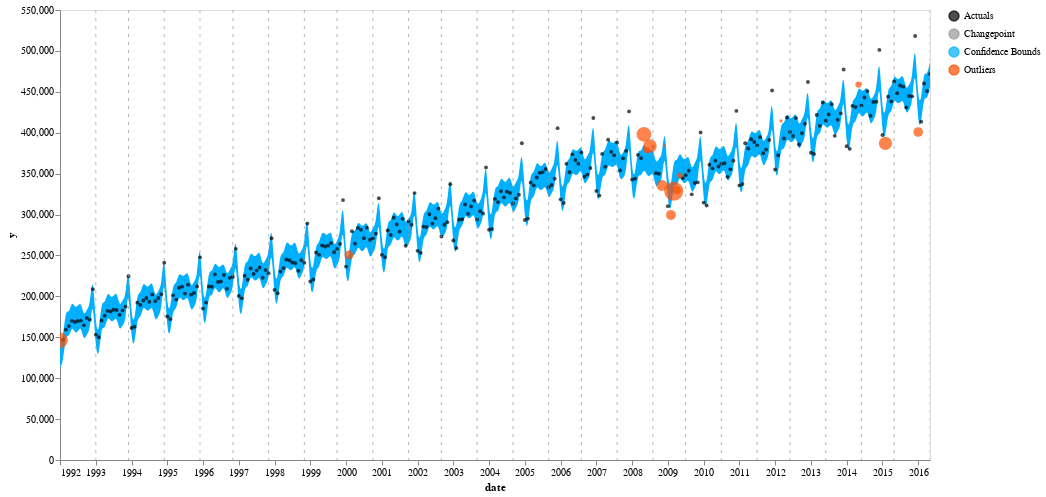

The notebook cell this image was saved under:
### Markdown cell above
## Detect Anomalies & Plot Results

Behind the scenes, .detect_anomalies() fits Prophet's modeling pipeline to create trend curves and 95% confidence intervals that can be used to detect unusual behavior.

### Code cell
detector.detect_anomalies()
detector.plot_anomalies()

### Figure 1 — Vega-Lite specification as saved in the notebook (floating-point values rounded to 4 significant figures; data arrays with more than 128 entries replaced by an {"elided": "..."} marker saying what was removed)
{"config": {"view": {"continuousWidth": 400, "continuousHeight": 300}, "axis": {"grid": false}}, "layer": [{"data": {"name": "data-a0c5d12c8ef28a6dadcb5ace37f64b2d"}, "mark": {"type": "area", "interpolate": "basis"}, "encoding": {"color": {"type": "nominal", "field": "name", "legend": {"title": null}, "scale": {"range": ["#000000", "#999999", "#00b0ff", "#ff4f00"]}}, "tooltip": [{"type": "temporal", "field": "ds"}, {"type": "quantitative", "field": "actuals"}, {"type": "quantitative", "field": "yhat_lower"}, {"type": "quantitative", "field": "yhat_upper"}], "x": {"type": "temporal", "field": "ds", "title": "date"}, "y": {"type": "quantitative", "field": "yhat_upper"}, "y2": {"field": "yhat_lower"}}, "selection": {"selector007": {"type": "interval", "bind": "scales", "encodings": ["x", "y"]}}, "transform": [{"calculate": "\"Confidence Bounds\"", "as": "name"}]}, {"data": {"name": "data-aa5dd0cc3d9ad4b11ddbc77ed1c88a9e"}, "mark": {"type": "circle", "color": "Black", "opacity": 0.7, "size": 15}, "encoding": {"color": {"type": "nominal", "field": "name", "legend": {"title": null}}, "tooltip": [{"type": "temporal", "field": "ds"}, {"type": "quantitative", "field": "actuals"}, {"type": "quantitative", "field": "yhat_lower"}, {"type": "quantitative", "field": "yhat_upper"}], "x": {"type": "temporal", "field": "ds"}, "y": {"type": "quantitative", "field": "actuals", "title": "y"}}, "selection": {"selector008": {"type": "interval", "bind": "scales", "encodings": ["x", "y"]}}, "transform": [{"calculate": "\"Actuals\"", "as": "name"}]}, {"data": {"name": "data-eae5e99e4e5e01a0f6e3ca952fb4c195"}, "mark": {"type": "circle", "color": "Red", "size": 30}, "encoding": {"color": {"type": "nominal", "field": "name", "legend": {"title": null}}, "size": {"type": "quantitative", "field": "abs_anomaly_score", "legend": null}, "tooltip": [{"type": "temporal", "field": "ds"}, {"type": "quantitative", "field": "actuals"}, {"type": "quantitative", "field": "yhat_lower"}, {"type": "quantitative", "field": "yhat_upper"}, {"type": "quantitative", "field": "anomaly_score"}], "x": {"type": "temporal", "field": "ds"}, "y": {"type": "quantitative", "field": "actuals", "title": "y"}}, "selection": {"selector009": {"type": "interval", "bind": "scales", "encodings": ["x", "y"]}}, "transform": [{"calculate": "\"Outliers\"", "as": "name"}]}, {"data": {"name": "data-0d189cd2631ddca7a5c93bd128069ec1"}, "mark": {"type": "rule", "color": "lightgray", "size": 0.7, "strokeDash": [3, 5]}, "encoding": {"color": {"type": "nominal", "field": "name", "legend": {"title": null}}, "tooltip": [{"type": "temporal", "field": "ds"}], "x": {"type": "temporal", "field": "ds"}}, "selection": {"selector010": {"type": "interval", "bind": "scales", "encodings": ["x", "y"]}}, "transform": [{"calculate": "\"Changepoint\"", "as": "name"}]}], "height": 450, "width": 870, "$schema": "https://vega.github.io/schema/vega-lite/v4.8.1.json", "datasets": {"data-a0c5d12c8ef28a6dadcb5ace37f64b2d": {"elided": "293 records"}, "data-aa5dd0cc3d9ad4b11ddbc77ed1c88a9e": {"elided": "277 records"}, "data-eae5e99e4e5e01a0f6e3ca952fb4c195": [{"ds": "1992-01-01T00:00:00", "trend": 163000.0, "yhat_lower": 113400.0, "yhat_upper": 143000.0, "trend_lower": 163000.0, "trend_upper": 163000.0, "additive_terms": -34250.0, "additive_terms_lower": -34250.0, "additive_terms_upper": -34250.0, "yearly": -34250.0, "yearly_lower": -34250.0, "yearly_upper": -34250.0, "multiplicative_terms": 0.0, "multiplicative_terms_lower": 0.0, "multiplicative_terms_upper": 0.0, "yhat": 128700.0, "actuals": 146376, "anomaly_score": 0.02385, "changepoint_flag": 0, "abs_anomaly_score": 0.02385}, {"ds": "2000-02-01T00:00:00", "trend": 263400.0, "yhat_lower": 218300.0, "yhat_upper": 248700.0, "trend_lower": 263400.0, "trend_upper": 263400.0, "additive_terms": -30490.0, "additive_terms_lower": -30490.0, "additive_terms_upper": -30490.0, "yearly": -30490.0, "yearly_lower": -30490.0, "yearly_upper": -30490.0, "multiplicative_terms": 0.0, "multiplicative_terms_lower": 0.0, "multiplicative_terms_upper": 0.0, "yhat": 233000.0, "actuals": 250580, "anomaly_score": 0.007625, "changepoint_flag": 0, "abs_anomaly_score": 0.007625}, {"ds": "2008-05-01T00:00:00", "trend": 361100.0, "yhat_lower": 357100.0, "yhat_upper": 389700.0, "trend_lower": 361100.0, "trend_upper": 361100.0, "additive_terms": 12470.0, "additive_terms_lower": 12470.0, "additive_terms_upper": 12470.0, "yearly": 12470.0, "yearly_lower": 12470.0, "yearly_upper": 12470.0, "multiplicative_terms": 0.0, "multiplicative_terms_lower": 0.0, "multiplicative_terms_upper": 0.0, "yhat": 373600.0, "actuals": 397969, "anomaly_score": 0.02113, "changepoint_flag": 0, "abs_anomaly_score": 0.02113}, {"ds": "2008-06-01T00:00:00", "trend": 360200.0, "yhat_lower": 347800.0, "yhat_upper": 377300.0, "trend_lower": 360200.0, "trend_upper": 360200.0, "additive_terms": 2647.0, "additive_terms_lower": 2647.0, "additive_terms_upper": 2647.0, "yearly": 2647.0, "yearly_lower": 2647.0, "yearly_upper": 2647.0, "multiplicative_terms": 0.0, "multiplicative_terms_lower": 0.0, "multiplicative_terms_upper": 0.0, "yhat": 362900.0, "actuals": 378490, "anomaly_score": 0.003249, "changepoint_flag": 0, "abs_anomaly_score": 0.003249}, {"ds": "2008-07-01T00:00:00", "trend": 359400.0, "yhat_lower": 346100.0, "yhat_upper": 377100.0, "trend_lower": 359400.0, "trend_upper": 359400.0, "additive_terms": 2452.0, "additive_terms_lower": 2452.0, "additive_terms_upper": 2452.0, "yearly": 2452.0, "yearly_lower": 2452.0, "yearly_upper": 2452.0, "multiplicative_terms": 0.0, "multiplicative_terms_lower": 0.0, "multiplicative_terms_upper": 0.0, "yhat": 361800.0, "actuals": 383686, "anomaly_score": 0.01755, "changepoint_flag": 0, "abs_anomaly_score": 0.01755}, {"ds": "2008-08-01T00:00:00", "trend": 358500.0, "yhat_lower": 353500.0, "yhat_upper": 382500.0, "trend_lower": 358500.0, "trend_upper": 358500.0, "additive_terms": 8688.0, "additive_terms_lower": 8688.0, "additive_terms_upper": 8688.0, "yearly": 8688.0, "yearly_lower": 8688.0, "yearly_upper": 8688.0, "multiplicative_terms": 0.0, "multiplicative_terms_lower": 0.0, "multiplicative_terms_upper": 0.0, "yhat": 367200.0, "actuals": 382852, "anomaly_score": 0.000987, "changepoint_flag": 1, "abs_anomaly_score": 0.000987}, {"ds": "2008-11-01T00:00:00", "trend": 356000.0, "yhat_lower": 339400.0, "yhat_upper": 369800.0, "trend_lower": 356000.0, "trend_upper": 356000.0, "additive_terms": -1433.0, "additive_terms_lower": -1433.0, "additive_terms_upper": -1433.0, "yearly": -1433.0, "yearly_lower": -1433.0, "yearly_upper": -1433.0, "multiplicative_terms": 0.0, "multiplicative_terms_lower": 0.0, "multiplicative_terms_upper": 0.0, "yhat": 354500.0, "actuals": 335571, "anomaly_score": -0.01129, "changepoint_flag": 0, "abs_anomaly_score": 0.01129}, {"ds": "2008-12-01T00:00:00", "trend": 355100.0, "yhat_lower": 384400.0, "yhat_upper": 414800.0, "trend_lower": 355100.0, "trend_upper": 355100.0, "additive_terms": 44470.0, "additive_terms_lower": 44470.0, "additive_terms_upper": 44470.0, "yearly": 44470.0, "yearly_lower": 44470.0, "yearly_upper": 44470.0, "multiplicative_terms": 0.0, "multiplicative_terms_lower": 0.0, "multiplicative_terms_upper": 0.0, "yhat": 399600.0, "actuals": 384286, "anomaly_score": -0.0001747, "changepoint_flag": 0, "abs_anomaly_score": 0.0001747}, {"ds": "2009-02-01T00:00:00", "trend": 353400.0, "yhat_lower": 302300.0, "yhat_upper": 331000.0, "trend_lower": 353400.0, "trend_upper": 353400.0, "additive_terms": -36610.0, "additive_terms_lower": -36610.0, "additive_terms_upper": -36610.0, "yearly": -36610.0, "yearly_lower": -36610.0, "yearly_upper": -36610.0, "multiplicative_terms": 0.0, "multiplicative_terms_lower": 0.0, "multiplicative_terms_upper": 0.0, "yhat": 316800.0, "actuals": 299488, "anomaly_score": -0.00931, "changepoint_flag": 0, "abs_anomaly_score": 0.00931}, {"ds": "2009-03-01T00:00:00", "trend": 352600.0, "yhat_lower": 340500.0, "yhat_upper": 369600.0, "trend_lower": 352600.0, "trend_upper": 352600.0, "additive_terms": 2781.0, "additive_terms_lower": 2781.0, "additive_terms_upper": 2781.0, "yearly": 2781.0, "yearly_lower": 2781.0, "yearly_upper": 2781.0, "multiplicative_terms": 0.0, "multiplicative_terms_lower": 0.0, "multiplicative_terms_upper": 0.0, "yhat": 355400.0, "actuals": 328568, "anomaly_score": -0.03508, "changepoint_flag": 0, "abs_anomaly_score": 0.03508}, {"ds": "2009-04-01T00:00:00", "trend": 351800.0, "yhat_lower": 331900.0, "yhat_upper": 363600.0, "trend_lower": 351800.0, "trend_upper": 351800.0, "additive_terms": -3615.0, "additive_terms_lower": -3615.0, "additive_terms_upper": -3615.0, "yearly": -3615.0, "yearly_lower": -3615.0, "yearly_upper": -3615.0, "multiplicative_terms": 0.0, "multiplicative_terms_lower": 0.0, "multiplicative_terms_upper": 0.0, "yhat": 348200.0, "actuals": 329866, "anomaly_score": -0.005985, "changepoint_flag": 0, "abs_anomaly_score": 0.005985}, {"ds": "2009-05-01T00:00:00", "trend": 350900.0, "yhat_lower": 348900.0, "yhat_upper": 377400.0, "trend_lower": 350900.0, "trend_upper": 350900.0, "additive_terms": 12360.0, "additive_terms_lower": 12360.0, "additive_terms_upper": 12360.0, "yearly": 12360.0, "yearly_lower": 12360.0, "yearly_upper": 12360.0, "multiplicative_terms": 0.0, "multiplicative_terms_lower": 0.0, "multiplicative_terms_upper": 0.0, "yhat": 363300.0, "actuals": 347768, "anomaly_score": -0.003221, "changepoint_flag": 0, "abs_anomaly_score": 0.003221}, {"ds": "2012-03-01T00:00:00", "trend": 394500.0, "yhat_lower": 383900.0, "yhat_upper": 414000.0, "trend_lower": 394500.0, "trend_upper": 394500.0, "additive_terms": 4509.0, "additive_terms_lower": 4509.0, "additive_terms_upper": 4509.0, "yearly": 4509.0, "yearly_lower": 4509.0, "yearly_upper": 4509.0, "multiplicative_terms": 0.0, "multiplicative_terms_lower": 0.0, "multiplicative_terms_upper": 0.0, "yhat": 399100.0, "actuals": 414275, "anomaly_score": 0.0007459, "changepoint_flag": 0, "abs_anomaly_score": 0.0007459}, {"ds": "2014-05-01T00:00:00", "trend": 430000.0, "yhat_lower": 427600.0, "yhat_upper": 457300.0, "trend_lower": 430000.0, "trend_upper": 430000.0, "additive_terms": 12270.0, "additive_terms_lower": 12270.0, "additive_terms_upper": 12270.0, "yearly": 12270.0, "yearly_lower": 12270.0, "yearly_upper": 12270.0, "multiplicative_terms": 0.0, "multiplicative_terms_lower": 0.0, "multiplicative_terms_upper": 0.0, "yhat": 442300.0, "actuals": 458822, "anomaly_score": 0.003308, "changepoint_flag": 0, "abs_anomaly_score": 0.003308}, {"ds": "2015-02-01T00:00:00", "trend": 441000.0, "yhat_lower": 393500.0, "yhat_upper": 423200.0, "trend_lower": 441000.0, "trend_upper": 441000.0, "additive_terms": -32530.0, "additive_terms_lower": -32530.0, "additive_terms_upper": -32530.0, "yearly": -32530.0, "yearly_lower": -32530.0, "yearly_upper": -32530.0, "multiplicative_terms": 0.0, "multiplicative_terms_lower": 0.0, "multiplicative_terms_upper": 0.0, "yhat": 408500.0, "actuals": 386935, "anomaly_score": -0.01677, "changepoint_flag": 0, "abs_anomaly_score": 0.01677}, {"ds": "2016-01-01T00:00:00", "trend": 454300.0, "yhat_lower": 404500.0, "yhat_upper": 435700.0, "trend_lower": 454300.0, "trend_upper": 454300.0, "additive_terms": -34250.0, "additive_terms_lower": -34250.0, "additive_terms_upper": -34250.0, "yearly": -34250.0, "yearly_lower": -34250.0, "yearly_upper": -34250.0, "multiplicative_terms": 0.0, "multiplicative_terms_lower": 0.0, "multiplicative_terms_upper": 0.0, "yhat": 420100.0, "actuals": 400928, "anomaly_score": -0.008778, "changepoint_flag": 0, "abs_anomaly_score": 0.008778}], "data-0d189cd2631ddca7a5c93bd128069ec1": [{"ds": "1993-01-01T00:00:00", "trend": 175300.0, "yhat_lower": 130800.0, "yhat_upper": 160000.0, "trend_lower": 175300.0, "trend_upper": 175300.0, "additive_terms": -29930.0, "additive_terms_lower": -29930.0, "additive_terms_upper": -29930.0, "yearly": -29930.0, "yearly_lower": -29930.0, "yearly_upper": -29930.0, "multiplicative_terms": 0.0, "multiplicative_terms_lower": 0.0, "multiplicative_terms_upper": 0.0, "yhat": 145400.0, "actuals": 153221, "anomaly_score": 0.0, "changepoint_flag": 1, "abs_anomaly_score": 0.0}, {"ds": "1993-12-01T00:00:00", "trend": 186600.0, "yhat_lower": 218200.0, "yhat_upper": 248400.0, "trend_lower": 186600.0, "trend_upper": 186600.0, "additive_terms": 46610.0, "additive_terms_lower": 46610.0, "additive_terms_upper": 46610.0, "yearly": 46610.0, "yearly_lower": 46610.0, "yearly_upper": 46610.0, "multiplicative_terms": 0.0, "multiplicative_terms_lower": 0.0, "multiplicative_terms_upper": 0.0, "yhat": 233200.0, "actuals": 224540, "anomaly_score": 0.0, "changepoint_flag": 1, "abs_anomaly_score": 0.0}, {"ds": "1994-12-01T00:00:00", "trend": 199000.0, "yhat_lower": 232100.0, "yhat_upper": 263000.0, "trend_lower": 199000.0, "trend_upper": 199000.0, "additive_terms": 48730.0, "additive_terms_lower": 48730.0, "additive_terms_upper": 48730.0, "yearly": 48730.0, "yearly_lower": 48730.0, "yearly_upper": 48730.0, "multiplicative_terms": 0.0, "multiplicative_terms_lower": 0.0, "multiplicative_terms_upper": 0.0, "yhat": 247700.0, "actuals": 241111, "anomaly_score": 0.0, "changepoint_flag": 1, "abs_anomaly_score": 0.0}, {"ds": "1995-12-01T00:00:00", "trend": 211300.0, "yhat_lower": 247200.0, "yhat_upper": 276400.0, "trend_lower": 211300.0, "trend_upper": 211300.0, "additive_terms": 50820.0, "additive_terms_lower": 50820.0, "additive_terms_upper": 50820.0, "yearly": 50820.0, "yearly_lower": 50820.0, "yearly_upper": 50820.0, "multiplicative_terms": 0.0, "multiplicative_terms_lower": 0.0, "multiplicative_terms_upper": 0.0, "yhat": 262100.0, "actuals": 247491, "anomaly_score": 0.0, "changepoint_flag": 1, "abs_anomaly_score": 0.0}, {"ds": "1996-11-01T00:00:00", "trend": 222700.0, "yhat_lower": 206300.0, "yhat_upper": 236200.0, "trend_lower": 222700.0, "trend_upper": 222700.0, "additive_terms": -1433.0, "additive_terms_lower": -1433.0, "additive_terms_upper": -1433.0, "yearly": -1433.0, "yearly_lower": -1433.0, "yearly_upper": -1433.0, "multiplicative_terms": 0.0, "multiplicative_terms_lower": 0.0, "multiplicative_terms_upper": 0.0, "yhat": 221200.0, "actuals": 223953, "anomaly_score": 0.0, "changepoint_flag": 1, "abs_anomaly_score": 0.0}, {"ds": "1997-11-01T00:00:00", "trend": 235100.0, "yhat_lower": 217800.0, "yhat_upper": 248900.0, "trend_lower": 235100.0, "trend_upper": 235100.0, "additive_terms": -1910.0, "additive_terms_lower": -1910.0, "additive_terms_upper": -1910.0, "yearly": -1910.0, "yearly_lower": -1910.0, "yearly_upper": -1910.0, "multiplicative_terms": 0.0, "multiplicative_terms_lower": 0.0, "multiplicative_terms_upper": 0.0, "yhat": 233200.0, "actuals": 228284, "anomaly_score": 0.0, "changepoint_flag": 1, "abs_anomaly_score": 0.0}, {"ds": "1998-11-01T00:00:00", "trend": 247700.0, "yhat_lower": 230300.0, "yhat_upper": 260900.0, "trend_lower": 247700.0, "trend_upper": 247700.0, "additive_terms": -2335.0, "additive_terms_lower": -2335.0, "additive_terms_upper": -2335.0, "yearly": -2335.0, "yearly_lower": -2335.0, "yearly_upper": -2335.0, "multiplicative_terms": 0.0, "multiplicative_terms_lower": 0.0, "multiplicative_terms_upper": 0.0, "yhat": 245400.0, "actuals": 240991, "anomaly_score": 0.0, "changepoint_flag": 1, "abs_anomaly_score": 0.0}, {"ds": "1999-10-01T00:00:00", "trend": 259200.0, "yhat_lower": 239100.0, "yhat_upper": 268500.0, "trend_lower": 259200.0, "trend_upper": 259200.0, "additive_terms": -6010.0, "additive_terms_lower": -6010.0, "additive_terms_upper": -6010.0, "yearly": -6010.0, "yearly_lower": -6010.0, "yearly_upper": -6010.0, "multiplicative_terms": 0.0, "multiplicative_terms_lower": 0.0, "multiplicative_terms_upper": 0.0, "yhat": 253200.0, "actuals": 258040, "anomaly_score": 0.0, "changepoint_flag": 1, "abs_anomaly_score": 0.0}, {"ds": "2000-10-01T00:00:00", "trend": 271800.0, "yhat_lower": 254500.0, "yhat_upper": 285300.0, "trend_lower": 271800.0, "trend_upper": 271800.0, "additive_terms": -2353.0, "additive_terms_lower": -2353.0, "additive_terms_upper": -2353.0, "yearly": -2353.0, "yearly_lower": -2353.0, "yearly_upper": -2353.0, "multiplicative_terms": 0.0, "multiplicative_terms_lower": 0.0, "multiplicative_terms_upper": 0.0, "yhat": 269500.0, "actuals": 270899, "anomaly_score": 0.0, "changepoint_flag": 1, "abs_anomaly_score": 0.0}, {"ds": "2001-10-01T00:00:00", "trend": 284200.0, "yhat_lower": 265800.0, "yhat_upper": 296700.0, "trend_lower": 284200.0, "trend_upper": 284200.0, "additive_terms": -3582.0, "additive_terms_lower": -3582.0, "additive_terms_upper": -3582.0, "yearly": -3582.0, "yearly_lower": -3582.0, "yearly_upper": -3582.0, "multiplicative_terms": 0.0, "multiplicative_terms_lower": 0.0, "multiplicative_terms_upper": 0.0, "yhat": 280600.0, "actuals": 291596, "anomaly_score": 0.0, "changepoint_flag": 1, "abs_anomaly_score": 0.0}, {"ds": "2002-09-01T00:00:00", "trend": 295500.0, "yhat_lower": 267200.0, "yhat_upper": 296600.0, "trend_lower": 295500.0, "trend_upper": 295500.0, "additive_terms": -13150.0, "additive_terms_lower": -13150.0, "additive_terms_upper": -13150.0, "yearly": -13150.0, "yearly_lower": -13150.0, "yearly_upper": -13150.0, "multiplicative_terms": 0.0, "multiplicative_terms_lower": 0.0, "multiplicative_terms_upper": 0.0, "yhat": 282300.0, "actuals": 273189, "anomaly_score": 0.0, "changepoint_flag": 1, "abs_anomaly_score": 0.0}, {"ds": "2003-09-01T00:00:00", "trend": 307900.0, "yhat_lower": 278300.0, "yhat_upper": 308600.0, "trend_lower": 307900.0, "trend_upper": 307900.0, "additive_terms": -13660.0, "additive_terms_lower": -13660.0, "additive_terms_upper": -13660.0, "yearly": -13660.0, "yearly_lower": -13660.0, "yearly_upper": -13660.0, "multiplicative_terms": 0.0, "multiplicative_terms_lower": 0.0, "multiplicative_terms_upper": 0.0, "yhat": 294200.0, "actuals": 293890, "anomaly_score": 0.0, "changepoint_flag": 1, "abs_anomaly_score": 0.0}, {"ds": "2004-09-01T00:00:00", "trend": 326100.0, "yhat_lower": 298700.0, "yhat_upper": 329700.0, "trend_lower": 326100.0, "trend_upper": 326100.0, "additive_terms": -12200.0, "additive_terms_lower": -12200.0, "additive_terms_upper": -12200.0, "yearly": -12200.0, "yearly_lower": -12200.0, "yearly_upper": -12200.0, "multiplicative_terms": 0.0, "multiplicative_terms_lower": 0.0, "multiplicative_terms_upper": 0.0, "yhat": 313900.0, "actuals": 313524, "anomaly_score": 0.0, "changepoint_flag": 1, "abs_anomaly_score": 0.0}, {"ds": "2005-09-01T00:00:00", "trend": 344300.0, "yhat_lower": 316200.0, "yhat_upper": 346300.0, "trend_lower": 344300.0, "trend_upper": 344300.0, "additive_terms": -12670.0, "additive_terms_lower": -12670.0, "additive_terms_upper": -12670.0, "yearly": -12670.0, "yearly_lower": -12670.0, "yearly_upper": -12670.0, "multiplicative_terms": 0.0, "multiplicative_terms_lower": 0.0, "multiplicative_terms_upper": 0.0, "yhat": 331600.0, "actuals": 333289, "anomaly_score": 0.0, "changepoint_flag": 1, "abs_anomaly_score": 0.0}, {"ds": "2006-08-01T00:00:00", "trend": 360900.0, "yhat_lower": 356900.0, "yhat_upper": 385300.0, "trend_lower": 360900.0, "trend_upper": 360900.0, "additive_terms": 9534.0, "additive_terms_lower": 9534.0, "additive_terms_upper": 9534.0, "yearly": 9534.0, "yearly_lower": 9534.0, "yearly_upper": 9534.0, "multiplicative_terms": 0.0, "multiplicative_terms_lower": 0.0, "multiplicative_terms_upper": 0.0, "yhat": 370500.0, "actuals": 375795, "anomaly_score": 0.0, "changepoint_flag": 1, "abs_anomaly_score": 0.0}, {"ds": "2007-08-01T00:00:00", "trend": 368700.0, "yhat_lower": 363700.0, "yhat_upper": 393500.0, "trend_lower": 368700.0, "trend_upper": 368700.0, "additive_terms": 9910.0, "additive_terms_lower": 9910.0, "additive_terms_upper": 9910.0, "yearly": 9910.0, "yearly_lower": 9910.0, "yearly_upper": 9910.0, "multiplicative_terms": 0.0, "multiplicative_terms_lower": 0.0, "multiplicative_terms_upper": 0.0, "yhat": 378600.0, "actuals": 388016, "anomaly_score": 0.0, "changepoint_flag": 1, "abs_anomaly_score": 0.0}, {"ds": "2008-08-01T00:00:00", "trend": 358500.0, "yhat_lower": 353500.0, "yhat_upper": 382500.0, "trend_lower": 358500.0, "trend_upper": 358500.0, "additive_terms": 8688.0, "additive_terms_lower": 8688.0, "additive_terms_upper": 8688.0, "yearly": 8688.0, "yearly_lower": 8688.0, "yearly_upper": 8688.0, "multiplicative_terms": 0.0, "multiplicative_terms_lower": 0.0, "multiplicative_terms_upper": 0.0, "yhat": 367200.0, "actuals": 382852, "anomaly_score": 0.000987, "changepoint_flag": 1, "abs_anomaly_score": 0.000987}, {"ds": "2009-07-01T00:00:00", "trend": 349200.0, "yhat_lower": 337800.0, "yhat_upper": 367500.0, "trend_lower": 349200.0, "trend_upper": 349200.0, "additive_terms": 3083.0, "additive_terms_lower": 3083.0, "additive_terms_upper": 3083.0, "yearly": 3083.0, "yearly_lower": 3083.0, "yearly_upper": 3083.0, "multiplicative_terms": 0.0, "multiplicative_terms_lower": 0.0, "multiplicative_terms_upper": 0.0, "yhat": 352300.0, "actuals": 348106, "anomaly_score": 0.0, "changepoint_flag": 1, "abs_anomaly_score": 0.0}, {"ds": "2010-07-01T00:00:00", "trend": 361500.0, "yhat_lower": 350800.0, "yhat_upper": 380200.0, "trend_lower": 361500.0, "trend_upper": 361500.0, "additive_terms": 3709.0, "additive_terms_lower": 3709.0, "additive_terms_upper": 3709.0, "yearly": 3709.0, "yearly_lower": 3709.0, "yearly_upper": 3709.0, "multiplicative_terms": 0.0, "multiplicative_terms_lower": 0.0, "multiplicative_terms_upper": 0.0, "yhat": 365200.0, "actuals": 362027, "anomaly_score": 0.0, "changepoint_flag": 1, "abs_anomaly_score": 0.0}, {"ds": "2011-07-01T00:00:00", "trend": 381300.0, "yhat_lower": 370500.0, "yhat_upper": 400200.0, "trend_lower": 381300.0, "trend_upper": 381300.0, "additive_terms": 4326.0, "additive_terms_lower": 4326.0, "additive_terms_upper": 4326.0, "yearly": 4326.0, "yearly_lower": 4326.0, "yearly_upper": 4326.0, "multiplicative_terms": 0.0, "multiplicative_terms_lower": 0.0, "multiplicative_terms_upper": 0.0, "yhat": 385600.0, "actuals": 384600, "anomaly_score": 0.0, "changepoint_flag": 1, "abs_anomaly_score": 0.0}, {"ds": "2012-06-01T00:00:00", "trend": 399500.0, "yhat_lower": 388200.0, "yhat_upper": 416300.0, "trend_lower": 399500.0, "trend_upper": 399500.0, "additive_terms": 2647.0, "additive_terms_lower": 2647.0, "additive_terms_upper": 2647.0, "yearly": 2647.0, "yearly_lower": 2647.0, "yearly_upper": 2647.0, "multiplicative_terms": 0.0, "multiplicative_terms_lower": 0.0, "multiplicative_terms_upper": 0.0, "yhat": 402200.0, "actuals": 400996, "anomaly_score": 0.0, "changepoint_flag": 1, "abs_anomaly_score": 0.0}, {"ds": "2013-06-01T00:00:00", "trend": 416700.0, "yhat_lower": 405400.0, "yhat_upper": 436300.0, "trend_lower": 416700.0, "trend_upper": 416700.0, "additive_terms": 3234.0, "additive_terms_lower": 3234.0, "additive_terms_upper": 3234.0, "yearly": 3234.0, "yearly_lower": 3234.0, "yearly_upper": 3234.0, "multiplicative_terms": 0.0, "multiplicative_terms_lower": 0.0, "multiplicative_terms_upper": 0.0, "yhat": 419900.0, "actuals": 414701, "anomaly_score": 0.0, "changepoint_flag": 1, "abs_anomaly_score": 0.0}, {"ds": "2014-06-01T00:00:00", "trend": 431300.0, "yhat_lower": 419300.0, "yhat_upper": 450800.0, "trend_lower": 431300.0, "trend_upper": 431300.0, "additive_terms": 3840.0, "additive_terms_lower": 3840.0, "additive_terms_upper": 3840.0, "yearly": 3840.0, "yearly_lower": 3840.0, "yearly_upper": 3840.0, "multiplicative_terms": 0.0, "multiplicative_terms_lower": 0.0, "multiplicative_terms_upper": 0.0, "yhat": 435100.0, "actuals": 433152, "anomaly_score": 0.0, "changepoint_flag": 1, "abs_anomaly_score": 0.0}, {"ds": "2015-05-01T00:00:00", "trend": 444600.0, "yhat_lower": 442300.0, "yhat_upper": 472500.0, "trend_lower": 444600.0, "trend_upper": 444600.0, "additive_terms": 12200.0, "additive_terms_lower": 12200.0, "additive_terms_upper": 12200.0, "yearly": 12200.0, "yearly_lower": 12200.0, "yearly_upper": 12200.0, "multiplicative_terms": 0.0, "multiplicative_terms_lower": 0.0, "multiplicative_terms_upper": 0.0, "yhat": 456800.0, "actuals": 462615, "anomaly_score": 0.0, "changepoint_flag": 1, "abs_anomaly_score": 0.0}, {"ds": "2016-05-01T00:00:00", "trend": 459100.0, "yhat_lower": 455900.0, "yhat_upper": 486600.0, "trend_lower": 459100.0, "trend_upper": 459100.0, "additive_terms": 12470.0, "additive_terms_lower": 12470.0, "additive_terms_upper": 12470.0, "yearly": 12470.0, "yearly_lower": 12470.0, "yearly_upper": 12470.0, "multiplicative_terms": 0.0, "multiplicative_terms_lower": 0.0, "multiplicative_terms_upper": 0.0, "yhat": 471600.0, "actuals": 471421, "anomaly_score": 0.0, "changepoint_flag": 1, "abs_anomaly_score": 0.0}]}}
